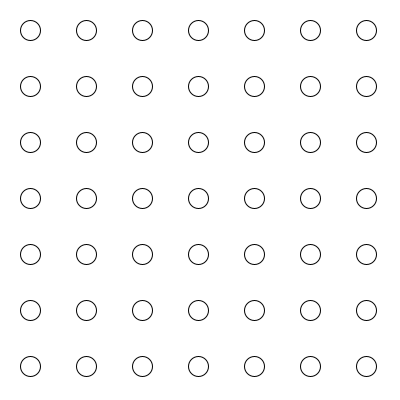
Frame 1 (no input)
Frame 60 (the mouse pressed at the canvas centre just before this capture): identical to frame 1, image omitted
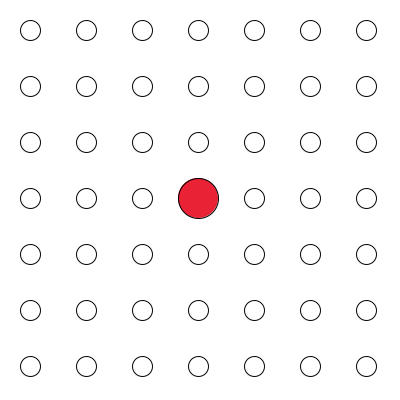
Frame 120 (the mouse held since frame 60 and released just before this capture)

The Processing sketch that drew these frames (run headless with seeded random() and noise(); from frame 60 on, the mouse is pressed at the canvas centre):

// Processing sketch: processing_105955
// ── processing_105955.pde

int R;
int r=10;
int j=220/6;
float dist;

void setup(){
  size(400,400);
  background(255);

}
void draw(){
  background(255);
for(int i=0;i<7;i++){
  for(int m=0;m<7;m++){

  int ym=(20+r)+(2*r+j)*m;  
 int xi=(20+r)+(2*r+j)*i;

float dist=dist(mouseX,mouseY,xi,ym);
if(dist<r){
R=2*r;
fill(233,34,54);
}
else{
  R=r;
fill(255);
}


 ellipse(xi,ym,2*R,2*R); 
}
   }
}
